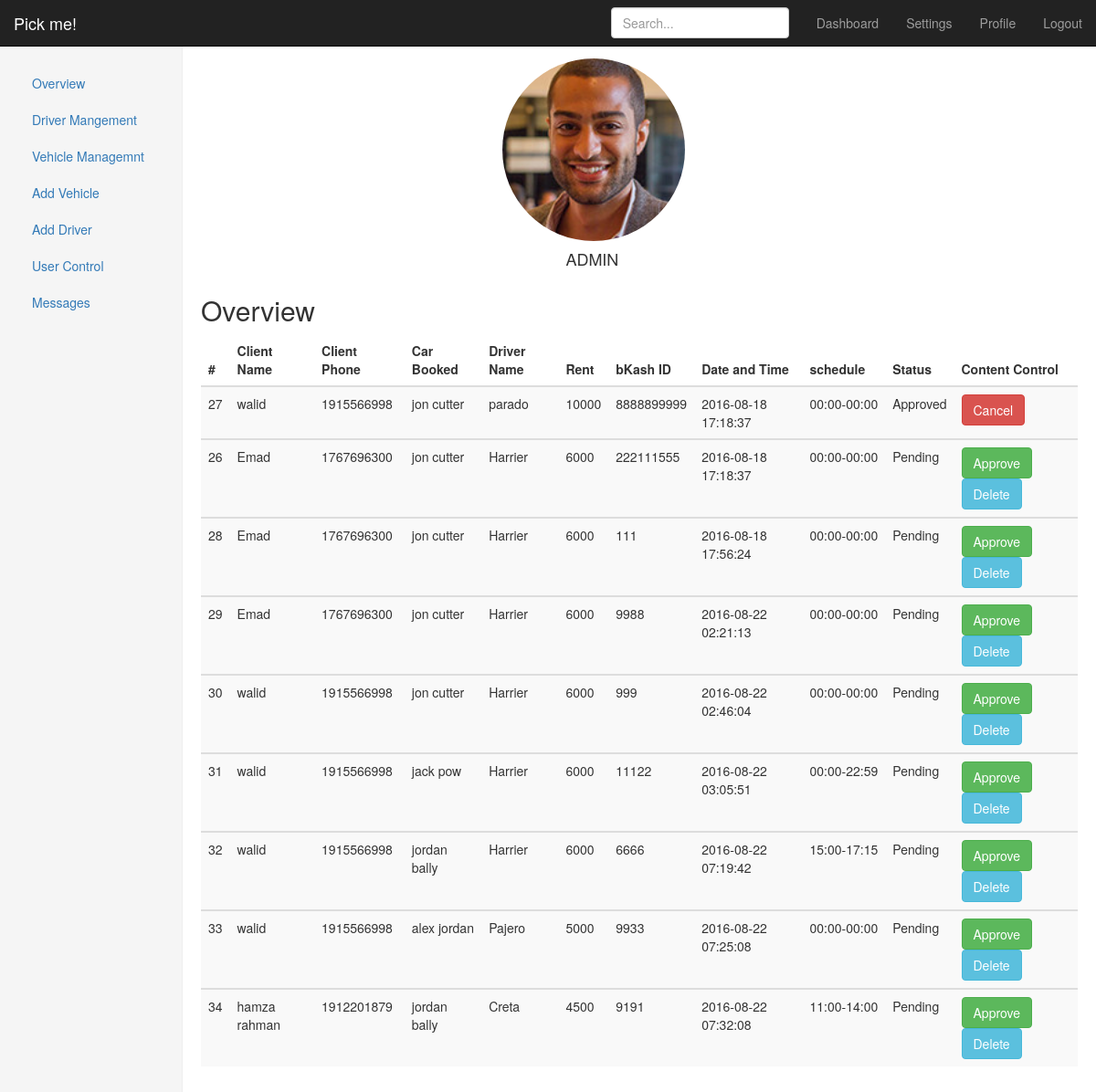
The page /admin/index.php (signed in) on the database its author committed.
### tables this page shows
CREATE TABLE `hire` (
  `hire_id` int(11) NOT NULL,
  `client_id` int(11) NOT NULL,
  `car_id` int(11) NOT NULL,
  `Rent` double NOT NULL,
  `bkash_tran_id` varchar(32) NOT NULL,
  `status` int(1) NOT NULL DEFAULT '0',
  `start_time` int(20) NOT NULL,
  `end_time` int(20) NOT NULL,
  `datetime` timestamp NOT NULL DEFAULT CURRENT_TIMESTAMP,
  `driver_id` int(3) NOT NULL
);

CREATE TABLE `users` (
  `client_id` int(11) NOT NULL,
  `fname` varchar(255) NOT NULL,
  `email` varchar(255) NOT NULL,
  `id_no` int(11) NOT NULL,
  `phone` int(11) NOT NULL,
  `location` varchar(255) NOT NULL,
  `gender` varchar(255) NOT NULL,
  `status` varchar(255) NOT NULL,
  `access_level` tinyint(1) NOT NULL DEFAULT '0'
);

CREATE TABLE `driver` (
  `driver_id` int(11) NOT NULL,
  `driver_pic` text NOT NULL,
  `driver_name` varchar(50) NOT NULL,
  `driver_exprience` int(11) NOT NULL
);

CREATE TABLE `cars` (
  `car_id` int(11) NOT NULL,
  `car_name` varchar(255) NOT NULL,
  `car_type` varchar(255) NOT NULL,
  `image` text NOT NULL,
  `hire_cost` int(11) NOT NULL,
  `capacity` int(11) NOT NULL,
  `status` varchar(255) NOT NULL
);

### admin/index.php (the view, shortened to what this page needs)
<!DOCTYPE html>
<html lang="en">
  <head>
    <link href="../css/bootstrap.css" rel="stylesheet">
  </head>
  <body>
           <?php
           include 'menu.php';
          ?>
    <div class="container-fluid">
      <div class="row">
        <?php include 'menu.php'; ?>
        <div class="col-sm-9 col-sm-offset-3 col-md-10 col-md-offset-2 main">
          <div class="row placeholders">
            <div class="col-md-3 col-md-offset-4 placeholder">
              <img src="../cars/driver/customer-1.jpg" width="200" height="200" class="img-responsive" alt="Generic placeholder thumbnail">
              <h4 class ="col-md-4 col-md-push-3">ADMIN</h4>
            </div>
          </div>
          <h2 class="sub-header">Overview</h2>
          <div class="table-responsive">
            <table class="table table-striped">
              <thead>
                <tr>
                   <th>#</th>
                    <th>Client Name</th>
                    <th>Client Phone</th>
                    <th>Car Booked</th>
                    <th>Driver Name</th>
                    <th>Rent</th>
                    <th>bKash ID</th>
                    <th>Date and Time</th>
                    <th>schedule</th>
                    <th>Status</th>
                    <th>Content Control</th>
                </tr>
              </thead>
                    <?php
                    include '../includes/config.php';
         $select = "SELECT h.hire_id, h.rent, h.start_time, h.end_time, h.status, h.bkash_tran_id, h.datetime, h.status, u.fname,
                    u.phone, c.car_name, c.car_type, d.driver_name FROM hire h, users u, cars c, driver d where h.car_id=c.car_id AND h.client_id=u.client_id AND h.driver_id = d.driver_id ORDER BY h.status DESC, h.hire_id ASC";
                    $result = $conn->query($select);
                    while ($row = $result->fetch_assoc()) {
                        ?>
              <tbody>
                <tr>
                    <td><?php echo $row['hire_id'] ?></td>
                    <td><?php echo $row['fname'] ?></td>
                    <td><?php echo $row['phone'] ?></td>
                    <td><?php echo $row['driver_name'] ?></td>
                    <td><?php echo $row['car_Type'] . ' ' . $row['car_name'] ?></td>
                    <td><?php echo $row['rent'] ?></td>
                    <td><?php echo $row['bkash_tran_id'] ?></td>
                    <td><?php echo $row['datetime'] ?></td>
                     <td><?php  echo date('H:i', strtotime($row['start_time'])) .'-'.date('H:i', strtotime($row['end_time'])); ?></td>
                    <td><?php echo $row['status'] == 0 ? "Pending" : "Approved"; ?></td>
                     <td><?php if ($row['status'] != 1): ?><a class='btn btn-success' href="javascript:sureToApprove(<?php echo $row['hire_id']; ?>)" class="space" >Approve</a><a class='btn btn-info' href="#" > Delete</a></td>
                        <?php else: ?>
                      <a class='btn btn-danger' href="javascript:sureToCancle(<?php echo $row['hire_id']; ?>)" class="space"> Cancel</a>
                        <?php endif; ?></td>
                </tr>
              </tbody>
                    <?php
                        }
                    ?>
            </table>
          </div>
        </div>
      </div>
    </div>
  </body>
</html>

### css/style2.css (style rules this page uses)
* { box-sizing: border-box; }
body { font-family: "Helvetica Neue",Helvetica,Arial,sans-serif; font-size: 14px; line-height: 1.42857143; color: #333; background-color: #fff; }
.placeholder img { display: inline-block; margin-top: 20%; border-radius: 50%; }
.main { padding: 20px; }

### rows shown on the page
hire: hire_id "27", client.fname "walid", client.phone "1915566998", driver.driver_name "jon cutter", car.car_name "parado", Rent "10000", bkash_tran "8888899999", datetime "2016-08-18 17:18:37", start_time "00:00", end_time "00:00", status "Approved"
hire: hire_id "26", client.fname "Emad", client.phone "1767696300", driver.driver_name "jon cutter", car.car_name "Harrier", Rent "6000", bkash_tran "222111555", datetime "2016-08-18 17:18:37", start_time "00:00", end_time "00:00", status "Pending"
hire: hire_id "28", client.fname "Emad", client.phone "1767696300", driver.driver_name "jon cutter", car.car_name "Harrier", Rent "6000", bkash_tran "111", datetime "2016-08-18 17:56:24", start_time "00:00", end_time "00:00", status "Pending"
hire: hire_id "29", client.fname "Emad", client.phone "1767696300", driver.driver_name "jon cutter", car.car_name "Harrier", Rent "6000", bkash_tran "9988", datetime "2016-08-22 02:21:13", start_time "00:00", end_time "00:00", status "Pending"
hire: hire_id "30", client.fname "walid", client.phone "1915566998", driver.driver_name "jon cutter", car.car_name "Harrier", Rent "6000", bkash_tran "999", datetime "2016-08-22 02:46:04", start_time "00:00", end_time "00:00", status "Pending"
hire: hire_id "31", client.fname "walid", client.phone "1915566998", driver.driver_name "jack pow", car.car_name "Harrier", Rent "6000", bkash_tran "11122", datetime "2016-08-22 03:05:51", start_time "00:00", end_time "22:59", status "Pending"
hire: hire_id "32", client.fname "walid", client.phone "1915566998", driver.driver_name "jordan bally", car.car_name "Harrier", Rent "6000", bkash_tran "6666", datetime "2016-08-22 07:19:42", start_time "15:00", end_time "17:15", status "Pending"
hire: hire_id "33", client.fname "walid", client.phone "1915566998", driver.driver_name "alex jordan", car.car_name "Pajero", Rent "5000", bkash_tran "9933", datetime "2016-08-22 07:25:08", start_time "00:00", end_time "00:00", status "Pending"
hire: hire_id "34", client.fname "hamza rahman", client.phone "1912201879", driver.driver_name "jordan bally", car.car_name "Creta", Rent "4500", bkash_tran "9191", datetime "2016-08-22 07:32:08", start_time "11:00", end_time "14:00", status "Pending"
